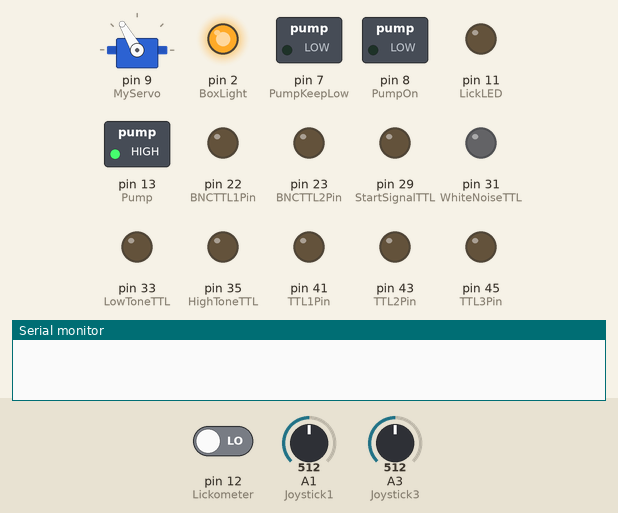
Recording of a sketch running on a simulated Arduino Mega 2560, built with avr-gcc and run on an emulated ATmega2560. Shown: servo, switched loads named in the sketch (green lamp = pin HIGH), output pins drawn as LEDs (lit = HIGH), the last lines printed to the serial monitor. Inputs (shaded band) come from the test bench; at power-on: A3 (Joystick3) = 512, pin 12 (Lickometer) LOW, A1 (Joystick1) = 512. Random numbers use the default seed unless the sketch sets one.

Above: at 3.2 s.
3.3 s: A3 (Joystick3) set to 543
4.8 s: A3 (Joystick3) set to 562
At 4.9 s:
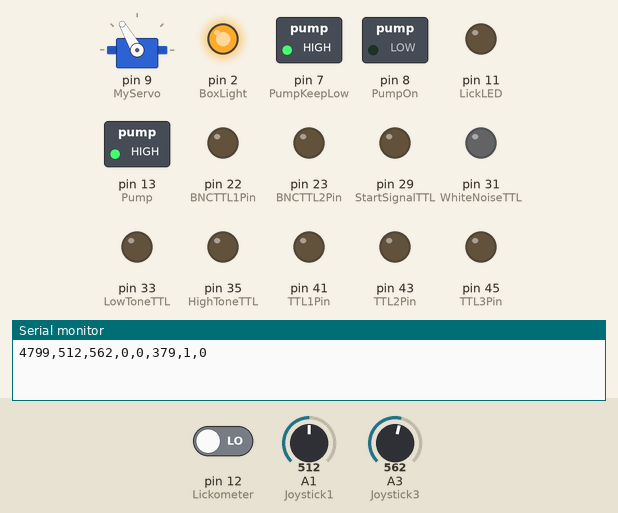
At 15.03 s:
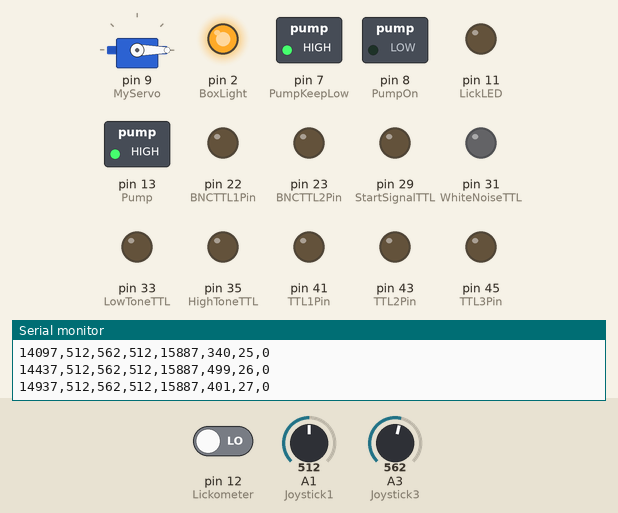
Timing chart, 0 to 16.4 s (numbered marks = the images above; inputs shaded):
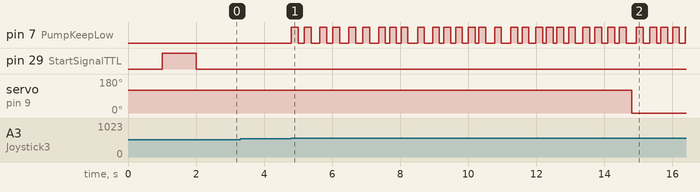

The sketch:

FlushTubes.ino
```cpp
//=========================================================================
//========================= PROBABILISTIC TASK ============================
//=========================================================================
//============================ FLUSH TUBES ================================
//=========================================================================

//Push joystick to start. This code rapidly passes liquid through the tubes
//for cleaning/loading solution.

//INITIAL SETUP - USE FOR ALL CODES

  //Include necessary libraries
    #include <SoftwareSerial.h> //Should be built in
    #include <Wire.h>      //Download I2C Library here: https://www.arduino.cc/reference/en/libraries/liquidcrystal-i2c/
    #include <Servo.h>

  //Assign Pins:
    int BoxLight = 2; //Enter Box Light Pin
    int MyServo = 9; //Enter Servo Pin
    int LickometerLED = 10; //Enter Lickometer built-in LED Pin
    int LickLED = 11; //Enter Lick LED Pin that separate will light up when mouse licks
    int Lickometer = 12; //Enter Lickometer Pin
    int Pump = 13; //Enter Pump Pin
    int PumpOn = 8; //Enter Pump Pin 1A
    int PumpKeepLow = 7; //Enter Pump Pin 2A - keep this low
    int Joystick1 = A1; //input pin 1 from joystick
    int Joystick3 = A3; //input pin 3 from joystick (the one we care more about)
    int BNCTTL1Pin = 22;
    int BNCTTL2Pin = 23;
    int StartSignalTTL = 29;
    int WhiteNoiseTTL = 31;
    int LowToneTTL = 33;
    int HighToneTTL = 35;
    int TTL1Pin = 41;
    int TTL2Pin = 43;
    int TTL3Pin = 45;
    int TTL4Pin = 47;
    int OptoTTL = 51;

  //Servo setup:
    Servo ServoVar;

  //Joystick Sensor Thresholds
    int Pull=525; //set sensor sensitivity (Ivan uses 525)
    int Push=475; //set sensor sensitivity (Ivan uses 485)
    int Joystick1Value;
    int Joystick3Value;
    int ServoBack = 0;
    int ServoForward = 120;

  //Parameters
  const int AvReads = 20; //number of reads forming foundation of moving average
    const long ToneDuration = 300; //NOTE! THIS IS THE DURATION OF THE TONES ON THE SOUND CARD
    //YOU CAN'T EDIT THIS ONE UNLESS YOU CHANGE LOAD DIFFERENT SOUNDS ONTO CARD.
    const long ServoDuration = 500; //THIS IS JUST HOW LONG IT TAKES FOR THE SERVO TO RETRACT!
    //YOU CAN'T EDIT THIS UNLESS YOU GET A DIFFERENT SERVO/CHANGE THE RETRACTION DISTANCE.
    const long OnDuration = 200; // ON time for pump (75ms for 8uL; 40ms 2.5uL; Last Calibration: 12/11/2022)
    const long MaxTrialDuration = 30000; // Maximum Trial Duration is thirty seconds
    const long InitialDelay = 10000; // Initial Delay is ten seconds
    const long InterTrialDelay = 5000; //Inter-trial Delay is five seconds
    const long TimeOutDelay = 15000; //Delay+timeout after unrewarded trials is 15 seconds
    const int JoyTempSensi=4000; //set temporal resolution for Joystick reading
    const int JoyAvSensi = 1000; //set tepmoral resolution for computing moving average - 1 kHz (might not be feasible with baud rate)


  //Variables
    unsigned long PreviousMillis = 0; //variable to make snapshot of previous milliseconds
    unsigned long CurrentMillis; //variable to make snapshot of current milliseconds
    unsigned long RandSec; //repository for random seconds
    int Started = 0; //to register that behavior session has started
    int LickNow = 0; //for sensing lickometer activation
    int LickCounter = 0; //for clustering serial lickometer activation
    int TotalLicks = 0; //for counting individual licks
    int Omissions = 0; //for counting omissions
    int Unrewardeds = 0; //for counting unrewarded trials
    unsigned long UnrewardedDuration; //for measuring duration after unrewarded trials
    int Unrewarded = 0; //temporarily set to 1 if mouse is unrewarded
    unsigned long UnrewardedMillis;
    int Rewards = 0; //number of rewards
    int Rewarded = 0; //temporarily set to 1 if mouse is rewarded
    unsigned long RewardDuration = 0; //for pump
    unsigned long RewardPeriod = 0; //timing period between choice and reward, sum of tone and on duration of pump
    unsigned long RewardMillis;
    int TrialNumber = 0; //for counting trials
    unsigned long TrialDuration = 0;
    unsigned long TrialStartTime = 0; //for writing trial start time
    int TrialDone = 0; //for marking complete trial
    unsigned long TrialDoneTime = 0; //for writing trial done time
    int Tripped = 0; //to mark joystick crossing threshold
    int TrippedPush = 0; //to mark joystick crossing threshold for push
    int TrippedPull = 0; //to mark joystick crossing threshold for pull
    int TonePlayed = 0; //to keep track if tone has been played
    int LastDirectionRead = 0; //to compute last direction
    int LastDirection = 0; //records whether mouse pulled (1) or pushed (2), or neutraled (0) on last trial
    //be careful with lastdirection, it's possible that push and pull will be flipped on some rigs
    int PumpOpen = 0;
    int Rand1 = 0;
    byte ServoCheck = 0;
    bool SoundTimerCheck = 0;
    long SoundTimer = 0;
    long ServoTimer = 0;

    int NumRead = 0; //for reading joystick position
    int NumInterRead = 0; //for reading joystick position between trials
    long ReadTotalA1 = 0; //for reading joystick position
    float ReadTotalA3 = 0; //for reading joystick position
    int JoystickBaselineA1 = 0; //for reading joystick position
    int JoystickBaselineA3 = 0; //for reading joystick position
    int PrevBaselineA3 = 0; //for alarm
    int JoystickArrayA1[AvReads]; //array to collect joystick position information
    float JoystickArrayA3[AvReads]; //array to collect joystick position information
    int JoystickArrayIndex;
    long SumReadsA1;
    float SumReadsA3;
    int A1MovingAverage;
    int A3MovingAverage;
    long MilliJoy = 0; //for measuring joystick position
    long MilliJoyAv;
    long MilliRead = 0; //for measuring joystick position
    long MilliInterRead = 0; //for measuring joystick position between trials
    bool SetMilliJoy = 0; //flag for reading joystick position
      bool SetMilliJoyAv = 0; //flag for reading average joystick position
      bool BaselineReadYN = 0; //flag for reading joystick position
      bool InterReadYN = 0; //flag for resetting joystick baseline position between trials
      bool SetMilliRead = 0; //flag for reading joystick position
      bool SetMilliInterRead = 0; //flag for reading joystick position between trials
      bool ReadJoystick;
      float m = 4.55;
      float b = 489.71;


void setup() {
  // put your setup code here, to run once:
    Serial.begin(230400);

    //Set up inputs and outputs:
       pinMode(BoxLight, OUTPUT);
      pinMode(MyServo, OUTPUT);
      pinMode(LickLED, OUTPUT);
      pinMode(Lickometer, INPUT);
      pinMode(Pump, OUTPUT);
      pinMode(PumpOn, OUTPUT);
      pinMode(PumpKeepLow, OUTPUT);
      pinMode(Joystick1, INPUT);
      pinMode(Joystick3, INPUT);
      pinMode(StartSignalTTL,OUTPUT);
      ServoVar.attach(MyServo);
      ServoVar.write(ServoBack);
      digitalWrite(Pump, HIGH);
      digitalWrite(PumpOn, LOW);
      digitalWrite(PumpKeepLow, LOW);
      pinMode(WhiteNoiseTTL,OUTPUT);
      pinMode(HighToneTTL,OUTPUT);
      pinMode(LowToneTTL,OUTPUT);
      digitalWrite(WhiteNoiseTTL,LOW);
      digitalWrite(HighToneTTL,LOW);
      digitalWrite(LowToneTTL,LOW);
            pinMode(BNCTTL1Pin, OUTPUT);
      pinMode(BNCTTL2Pin, OUTPUT);
      digitalWrite(BNCTTL1Pin, LOW);
      digitalWrite(BNCTTL2Pin, LOW);
      pinMode(TTL1Pin,OUTPUT);
      pinMode(TTL2Pin,OUTPUT);
      pinMode(TTL3Pin,OUTPUT);
      pinMode(TTL4Pin,OUTPUT);
      pinMode(OptoTTL,OUTPUT);
      digitalWrite(TTL1Pin,LOW);
      digitalWrite(TTL2Pin,LOW);
      digitalWrite(TTL3Pin,LOW);
      digitalWrite(TTL4Pin,LOW);
      digitalWrite(OptoTTL,LOW);

    //Set up random seed (to increase randomness or randomization https://www.arduino.cc/reference/en/language/functions/random-numbers/randomseed/):
      randomSeed(analogRead(A0));
      ServoVar.write(ServoForward); //move lever towards mouse
      digitalWrite(BoxLight,HIGH);
      delay(1000);
      digitalWrite(StartSignalTTL,HIGH);
      delay(1000);
      digitalWrite(StartSignalTTL,LOW);
}

void loop() {
  // put your main code here, to run repeatedly:


if (analogRead(A3) >550)
{Started = 1;}

if (Started ==1)
{


  CurrentMillis = millis();
  if(Rand1 == 0)
    {RandSec = random(300,501);
    Rand1 = 1;}

  //Count and Print Licks
    LickNow = digitalRead(Lickometer);
    if(LickNow == 1)
      {digitalWrite(LickLED,HIGH);}
      else
      {digitalWrite(LickLED,LOW);}
    if(LickNow == 1)
      {LickCounter++;
      }
      else
        {if(LickCounter >=1)
          {++TotalLicks;
          LickCounter=0;
          Serial.print(millis());
          Serial.print(",");
          Serial.print(analogRead(Joystick1));
        Serial.print(F(","));
        Serial.print(analogRead(Joystick3));
        Serial.print(F(","));
        Serial.print(A1MovingAverage);
        Serial.print(F(","));
        Serial.print(A3MovingAverage);
        Serial.print(F(","));
          Serial.print(RandSec);
          Serial.print(",");
          Serial.print(Rewards);
          Serial.print(",");
          Serial.println(TotalLicks);}}
  //Read joystick every JoyTempSensi milliseconds
    if (SetMilliJoy ==0)
    {
      MilliJoy = micros();
      SetMilliJoy = 1;
    }
    if ((micros() - MilliJoy) >= JoyTempSensi && ReadJoystick == 1)
    {
        Serial.print(millis());
          Serial.print(",");
          Serial.print(analogRead(Joystick1));
        Serial.print(F(","));
        Serial.print(analogRead(Joystick3));
        Serial.print(F(","));
        Serial.print(A1MovingAverage);
        Serial.print(F(","));
        Serial.print(A3MovingAverage);
        Serial.print(F(","));
          Serial.print(RandSec);
          Serial.print(",");
          Serial.print(Rewards);
          Serial.print(",");
          Serial.println(TotalLicks);
        SetMilliJoy = 0;
    }

    //calculate moving average joystick position
      if (SetMilliJoyAv ==0)
        {
          MilliJoyAv = micros();
          SetMilliJoyAv = 1;
        }
        if ((micros() - MilliJoyAv) >= JoyAvSensi)
        {
          JoystickArrayA1[JoystickArrayIndex] = analogRead(A1);
          JoystickArrayA3[JoystickArrayIndex] = (analogRead(A3)-b)/m;
          ++JoystickArrayIndex;
          if (JoystickArrayIndex >=AvReads)
          {
            JoystickArrayIndex = 0;
          }
          SumReadsA1 = 0;
          SumReadsA3 = 0;
          for (int i = 0; i < AvReads; ++i)
          {
            SumReadsA1 += JoystickArrayA1[i];
            SumReadsA3 += JoystickArrayA3[i];
          }
          A1MovingAverage = SumReadsA1/AvReads;
          A3MovingAverage = int(SumReadsA3*1000/AvReads);
        }

  //Count and Print Rewards
    if((CurrentMillis - PreviousMillis) >= RandSec) {
      RewardMillis = millis();
      Rewarded = 1;
      Rewards = ++Rewards;
      TrialNumber = ++TrialNumber;
      RandSec = random(300,501);
      Serial.print(millis());
          Serial.print(",");
          Serial.print(analogRead(Joystick1));
        Serial.print(F(","));
        Serial.print(analogRead(Joystick3));
        Serial.print(F(","));
        Serial.print(A1MovingAverage);
        Serial.print(F(","));
        Serial.print(A3MovingAverage);
        Serial.print(F(","));
          Serial.print(RandSec);
          Serial.print(",");
          Serial.print(Rewards);
          Serial.print(",");
          Serial.println(TotalLicks);
      PreviousMillis = CurrentMillis;}
    RewardDuration = millis()-RewardMillis;
    if(RewardDuration<=OnDuration && Rewarded==1 && PumpOpen !=1)
       {
       digitalWrite(Pump, HIGH);
       digitalWrite(PumpOn,LOW);
       digitalWrite(PumpKeepLow, HIGH); //open pump valve
       digitalWrite(LickometerLED,HIGH);
       PumpOpen = 1;
       }
    if(RewardDuration>OnDuration && Rewarded ==1 && PumpOpen ==1) {
      digitalWrite(Pump,HIGH);
      digitalWrite(PumpOn,LOW);
      digitalWrite(PumpKeepLow,LOW); //close pump valve
      digitalWrite(LickometerLED,LOW);
      PumpOpen = 0;
      Rewarded = 0;
    }

    if (SoundTimerCheck == 0)
    {
      SoundTimerCheck = 1;
      SoundTimer = millis();
      digitalWrite(WhiteNoiseTTL,LOW);
    }
    if ((millis()-SoundTimer) >=10000 && SoundTimerCheck == 1)
    {
      digitalWrite(WhiteNoiseTTL,HIGH);
      SoundTimerCheck = 0;
    }

    if (ServoCheck == 0)
    {
      ServoCheck = 1;
      ServoTimer = millis();
    }
    if ((millis()-ServoTimer) >=10000 && ServoCheck == 1)
    {
      ServoCheck = 2;
      ServoVar.write(ServoBack);

    }

}


}
```

Measured:
- the behaviour switches between 550 and 551 on A3 (Joystick3) (found by bisection; images 0 and 1)
- after the input at 3.3 s, every drawn part: stays the same
- after the input at 4.8 s, pin 7 (PumpKeepLow): LOW → HIGH at once, → LOW 0.20 s later, → HIGH 0.18 s later, → LOW 0.20 s later, … (61 changes in this stretch); servo on pin 9 (MyServo): 120° → 0° after 10.0 s
